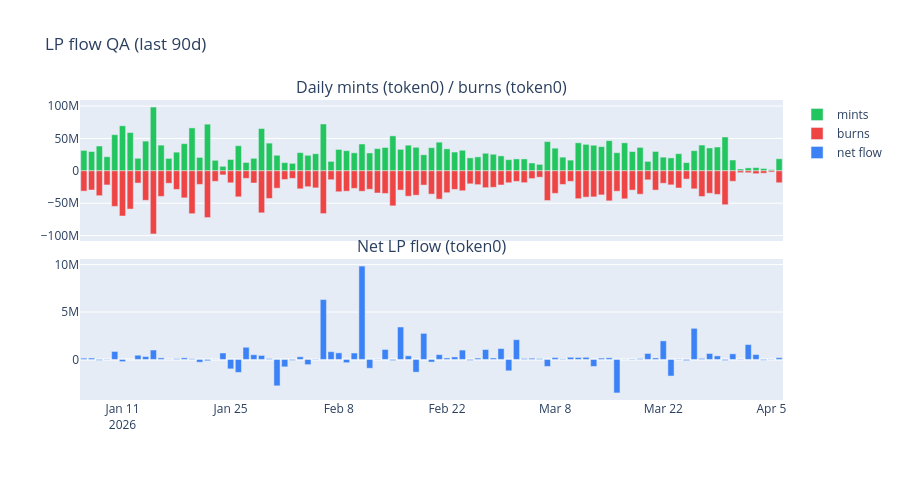

The notebook cell this image was saved under:
### Markdown cell above
**QA purpose**: LP inflows / outflows daily — sanity-check mints vs burns; large net outflow days should align with TVL drops.

### Code cell
flow_90 = flow.filter(pl.col("date") >= date.fromisoformat(START_DATE_90D))
fig = make_subplots(rows=2, cols=1, shared_xaxes=True, vertical_spacing=0.06,
    subplot_titles=("Daily mints (token0) / burns (token0)", "Net LP flow (token0)"))
fig.add_trace(go.Bar(x=flow_90["date"].to_list(), y=flow_90["mint_token0"].to_list(),                  name="mints",  marker_color="#22c55e"), row=1, col=1)
fig.add_trace(go.Bar(x=flow_90["date"].to_list(), y=(-flow_90["burn_token0"]).to_list(),               name="burns",  marker_color="#ef4444"), row=1, col=1)
fig.add_trace(go.Bar(x=flow_90["date"].to_list(), y=flow_90["net_lp_flow_token0"].to_list(),           name="net flow", marker_color="#3b82f6"), row=2, col=1)
fig.update_layout(height=480, barmode="relative", title_text="LP flow QA (last 90d)")
fig.show()
